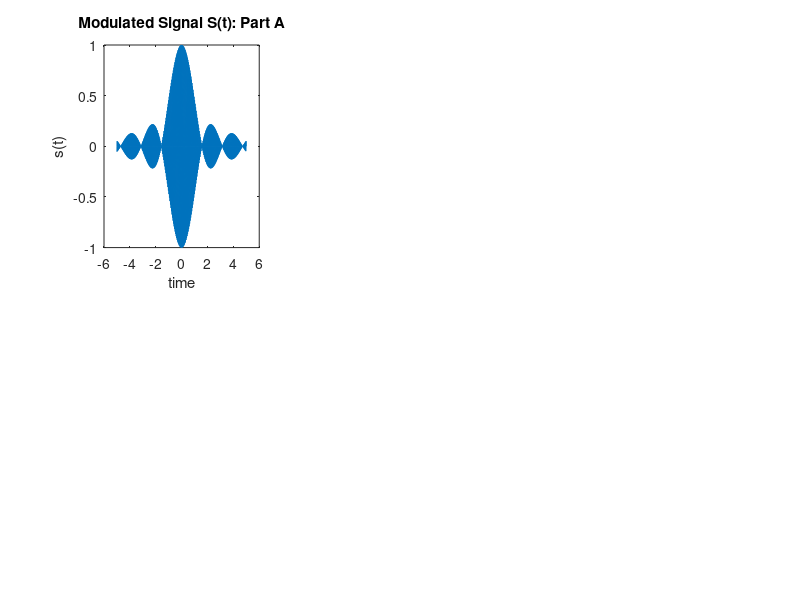

Here is the MATLAB script that generated this plot: (Note: this script raises an error after producing the figure.)
t = -5:0.01:4.99;
m_t = sinc( (2*t) / pi);
A_c = 1;
f_c = 25;
c_t = A_c * cos(2*pi*f_c*t);

s_t = m_t .* c_t;

%part a


subplot(2,3,1);
plot(t,s_t);
title("Modulated Signal S(t): Part A");
xlabel("time");
ylabel("s(t)");

%part b
r_t = s_t;
f_cut = 25;
r_t2 = r_t .* (2*cos(2*pi*f_c*t));
[r_t3, t_lp] = lowpass(r_t2,t,f_cut);
subplot(2,3,2);
plot(t_lp,r_t3);
title("Output of Coh. Detector: Part b");
xlabel("time");
ylabel("m_r(t)");


%part c


p_signal = norm(r_t3)^2/length(r_t3);

SNR = db2pow(14);

P_noise = p_signal / SNR;


%part d

 n_t = P_noise.*randn(1,length(t));
 r_t4 = s_t + n_t ; 
 subplot(2,3,3);
 plot(t,r_t4);
 title("Recieved Signal With A Noisy Channel: Part D");
 xlabel("time");
 ylabel("r(t) = s(t)+n(t)");

 %part e 
 
 m_rec_noisy = r_t4 .* (2 * cos(2 * pi * 25 * t));
 [mr, time] = lowpass(m_rec_noisy,t,f_cut);
 %[mr2, time2] = lowpass(mr,time,0.35);
 subplot(2,3,4);
 plot(time,mr);
 title("Recovered Signal With A Noisy Channel: Part E");
 xlabel("time");
 ylabel("m_r(t)");
 
 %part f
 
 my_detector_s1 = r_t4 .* (2 * cos(2 * pi * 25 * t));
 [my_det_s2,time_s2] = lowpass(my_detector_s1, t, 25);
 [my_det_s3,time_s3] = lowpass(my_det_s2,time_s2,0.32);
 
 subplot(2,3,5);
 plot(time_s3,my_det_s3);
 title("Proposed Detector Recovered Signal With A Noisy Channel: Part f");
 xlabel("time");
 ylabel("m_r(t)");



